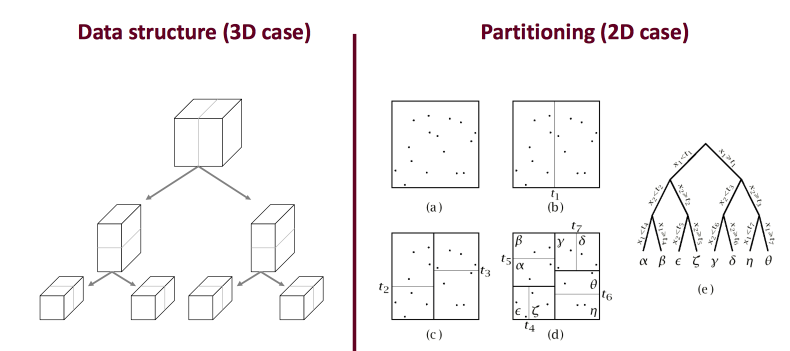
#> input picture images/k-d_trees.png, 1580 x 702 px, found by its file name (shown at 1/2 size)
$ jupyter execute image_processing.ipynb   (older library calls are emulated)
#> lines starting #> are read from the running program, lines starting #| are printed output that depends on the picture
[cell 1]
import numpy as np
from scipy.misc import imread, imsave, imresize
import matplotlib.pyplot as plt
from skimage.transform import resize
import imageio

[cell 2]
img = imageio.imread('../images/k-d_trees.png')
#> img is the input picture: shape (702, 1580, 4); mean R, G, B, A 248, 246.6, 247.1, 255
print(img.dtype, img.shape)
#| uint8 (702, 1580, 4)

img_tinted = np.uint(img*[1,.9,.95,1])
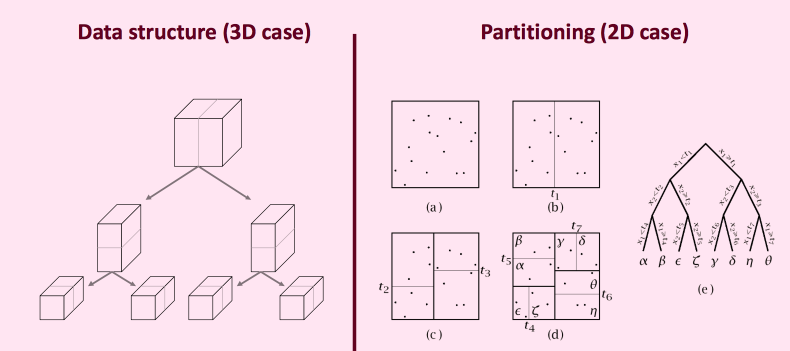
#> img_tinted: shape (702, 1580, 4) uint64 (shown at 1/2 size); mean R, G, B, A 248, 221.5, 234.4, 255
#img_tinted = resize(img_tinted, (300,300), mode='reflect')

plt.imshow(np.uint8(img_tinted))
plt.show()

imageio.imwrite('../images/k-d_trees_tinted_resized.png', np.uint8(img_tinted))

[cell 3]
# Show the original image
plt.subplot(1, 2, 1)
plt.imshow(img)

# Show the tinted image
plt.subplot(1, 2, 2)

# A slight gotcha with imshow is that it might give strange results
# if presented with data that is not uint8. To work around this, we
# explicitly cast the image to uint8 before displaying it.
plt.imshow(np.uint8(img_tinted))
plt.show()
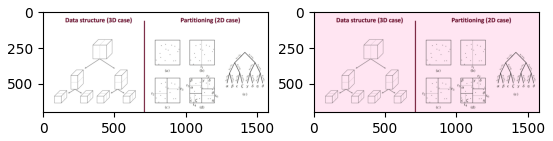
#> figure drawn by matplotlib, 2 panels

$ run again, with images/Calibration.png copied over images/k-d_trees.png
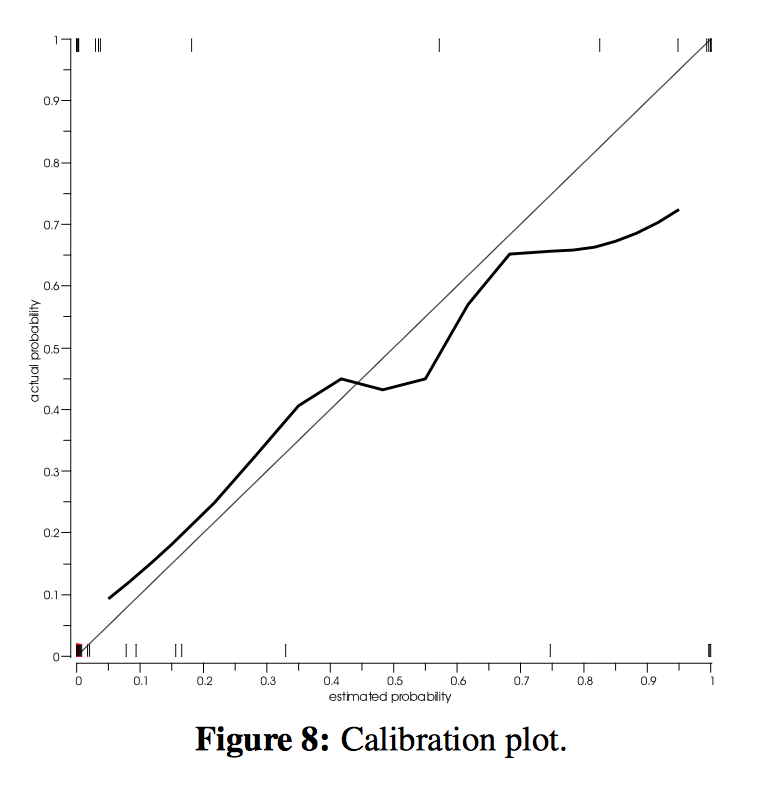
#> input picture images/Calibration.png, 766 x 792 px, found by its file name
#> img is the input picture: shape (792, 766, 4); mean R, G, B, A 251.2, 251.2, 251.2, 255
#| uint8 (792, 766, 4)
#> `img_tinted = np.uint(img*[1,.9,.95,1])`:
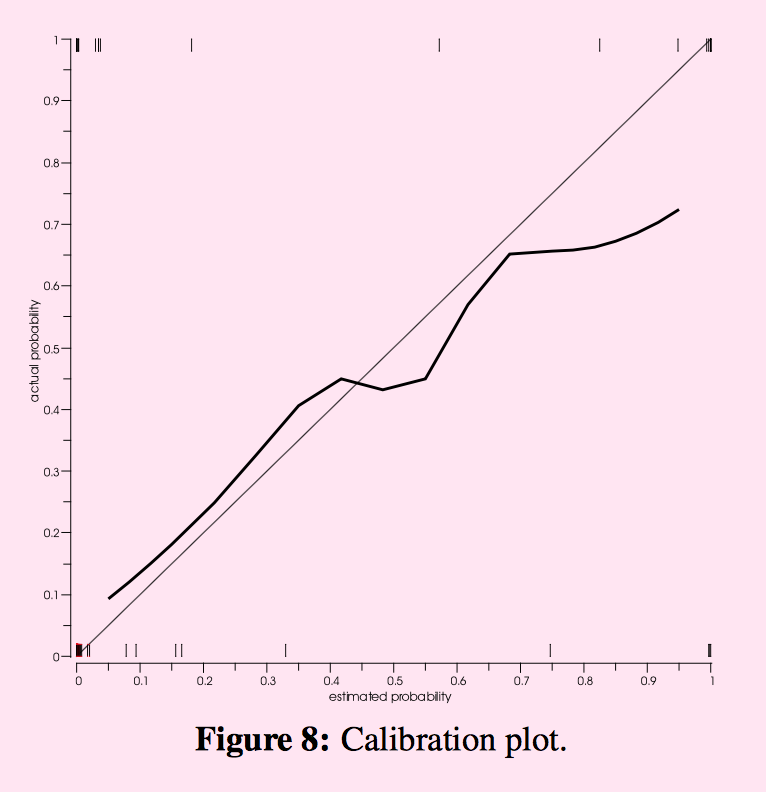
#> img_tinted: shape (792, 766, 4) uint64; mean R, G, B, A 251.2, 225.6, 238.4, 255
#> `plt.show()`:
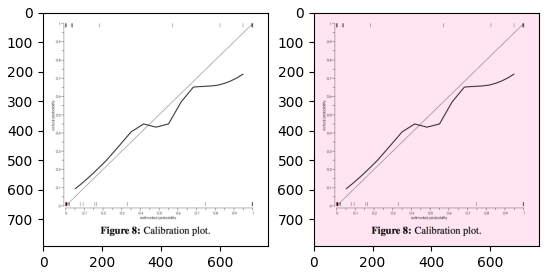
#> figure drawn by matplotlib, 2 panels
